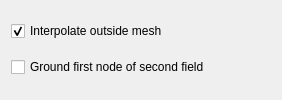
<?xml version="1.0" encoding="UTF-8"?>
<ui version="4.0">
 <class>InsertVoltageSource</class>
 <widget class="QDialog" name="InsertVoltageSource">
  <property name="geometry">
   <rect>
    <x>0</x>
    <y>0</y>
    <width>282</width>
    <height>100</height>
   </rect>
  </property>
  <property name="minimumSize">
   <size>
    <width>282</width>
    <height>100</height>
   </size>
  </property>
  <property name="windowTitle">
   <string>Dialog</string>
  </property>
  <layout class="QVBoxLayout" name="verticalLayout">
   <item>
    <widget class="QCheckBox" name="outsideCheckBox_">
     <property name="text">
      <string>Interpolate outside mesh</string>
     </property>
     <property name="checked">
      <bool>true</bool>
     </property>
    </widget>
   </item>
   <item>
    <widget class="QCheckBox" name="groundfirstCheckBox_">
     <property name="text">
      <string>Ground first node of second field</string>
     </property>
    </widget>
   </item>
  </layout>
 </widget>
 <resources/>
 <connections/>
</ui>
